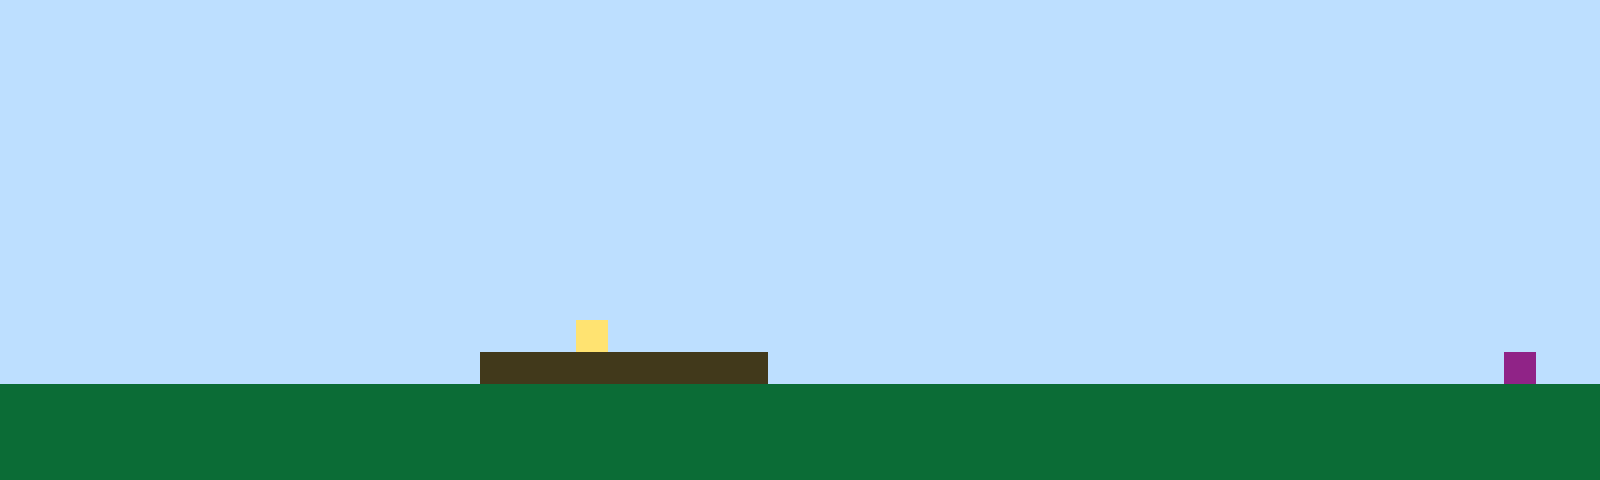

Below is a game level as drawn by its tile map, then a one-line description and the .tmx file that defines it, in full:
An orthogonal 50x15 tile map with 32x32 px tiles, 1 tile layer (Tile Layer 1).

<map version="1.10" tiledversion="1.11.2" orientation="orthogonal" renderorder="right-up" width="50" height="15" tilewidth="32" tileheight="32" infinite="0" nextlayerid="2" nextobjectid="1"><editorsettings><export target="map1.csv" format="csv" /></editorsettings><tileset firstgid="1" name="sprites" tilewidth="32" tileheight="32" tilecount="6" columns="3"><image source="sprites.png" width="96" height="64" /></tileset><layer id="1" name="Tile Layer 1" width="50" height="15"><data encoding="csv">1,1,1,1,1,1,1,1,1,1,1,1,1,1,1,1,1,1,1,1,1,1,1,1,1,1,1,1,1,1,1,1,1,1,1,1,1,1,1,1,1,1,1,1,1,1,1,1,1,1,1,1,1,1,1,1,1,1,1,1,1,1,1,1,1,1,1,1,1,1,1,1,1,1,1,1,1,1,1,1,1,1,1,1,1,1,1,1,1,1,1,1,1,1,1,1,1,1,1,1,1,1,1,1,1,1,1,1,1,1,1,1,1,1,1,1,1,1,1,1,1,1,1,1,1,1,1,1,1,1,1,1,1,1,1,1,1,1,1,1,1,1,1,1,1,1,1,1,1,1,1,1,1,1,1,1,1,1,1,1,1,1,1,1,1,1,1,1,1,1,1,1,1,1,1,1,1,1,1,1,1,1,1,1,1,1,1,1,1,1,1,1,1,1,1,1,1,1,1,1,1,1,1,1,1,1,1,1,1,1,1,1,1,1,1,1,1,1,1,1,1,1,1,1,1,1,1,1,1,1,1,1,1,1,1,1,1,1,1,1,1,1,1,1,1,1,1,1,1,1,1,1,1,1,1,1,1,1,1,1,1,1,1,1,1,1,1,1,1,1,1,1,1,1,1,1,1,1,1,1,1,1,1,1,1,1,1,1,1,1,1,1,1,1,1,1,1,1,1,1,1,1,1,1,1,1,1,1,1,1,1,1,1,1,1,1,1,1,1,1,1,1,1,1,1,1,1,1,1,1,1,1,1,1,1,1,1,1,1,1,1,1,1,1,1,1,1,1,1,1,1,1,1,1,1,1,1,1,1,1,1,1,1,1,1,1,1,1,1,1,1,1,1,1,1,1,1,1,1,1,1,1,1,1,1,1,1,1,1,1,1,1,1,1,1,1,1,1,1,1,1,1,1,1,1,1,1,1,1,1,1,1,1,1,1,1,1,1,1,1,1,1,1,1,1,1,1,1,1,1,1,1,1,1,1,1,1,1,1,1,1,1,1,1,1,1,1,1,1,1,1,1,1,1,1,1,1,1,1,1,1,1,1,1,1,1,1,1,1,1,1,1,1,1,1,1,1,1,1,1,1,1,1,1,1,1,1,1,1,1,1,1,1,1,1,1,1,1,1,1,1,1,1,1,1,1,1,1,1,1,1,1,1,1,1,1,1,1,4,1,1,1,1,1,1,1,1,1,1,1,1,1,1,1,1,1,1,1,1,1,1,1,1,1,1,1,1,1,1,1,1,1,1,1,1,1,1,1,1,1,1,1,1,1,1,3,3,3,3,3,3,3,3,3,1,1,1,1,1,1,1,1,1,1,1,1,1,1,1,1,1,1,1,1,1,1,1,6,1,1,2,2,2,2,2,2,2,2,2,2,2,2,2,2,2,2,2,2,2,2,2,2,2,2,2,2,2,2,2,2,2,2,2,2,2,2,2,2,2,2,2,2,2,2,2,2,2,2,2,2,2,2,2,2,2,2,2,2,2,2,2,2,2,2,2,2,2,2,2,2,2,2,2,2,2,2,2,2,2,2,2,2,2,2,2,2,2,2,2,2,2,2,2,2,2,2,2,2,2,2,2,2,2,2,2,2,2,2,2,2,2,2,2,2,2,2,2,2,2,2,2,2,2,2,2,2,2,2,2,2,2,2,2,2,2,2,2,2,2,2,2,2,2,2,2,2,2,2,2,2</data></layer></map>
